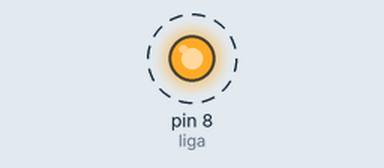
Simulated run of this sketch. Board: Arduino Uno, built with avr-gcc and run on an emulated ATmega328P. On the bench: output pins drawn as LEDs (lit = HIGH). Dashed ring = blinking.

Above: at 0.5 s.
Timing chart, 0 to 3.0 s (numbered marks = the images above):
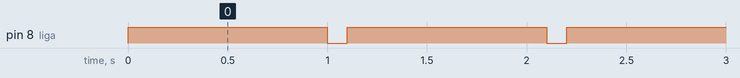

The sketch:

rele.ino
```cpp
int liga=8;
void setup() {
  pinMode (liga,OUTPUT);

}

void loop() {
  digitalWrite(liga,HIGH);
  delay(1000);
  digitalWrite(liga,LOW);
  delay(100);

}
```

Measured:
- by itself, pin 8 (liga): alternates HIGH for 1.0 s and LOW for 0.10 s
